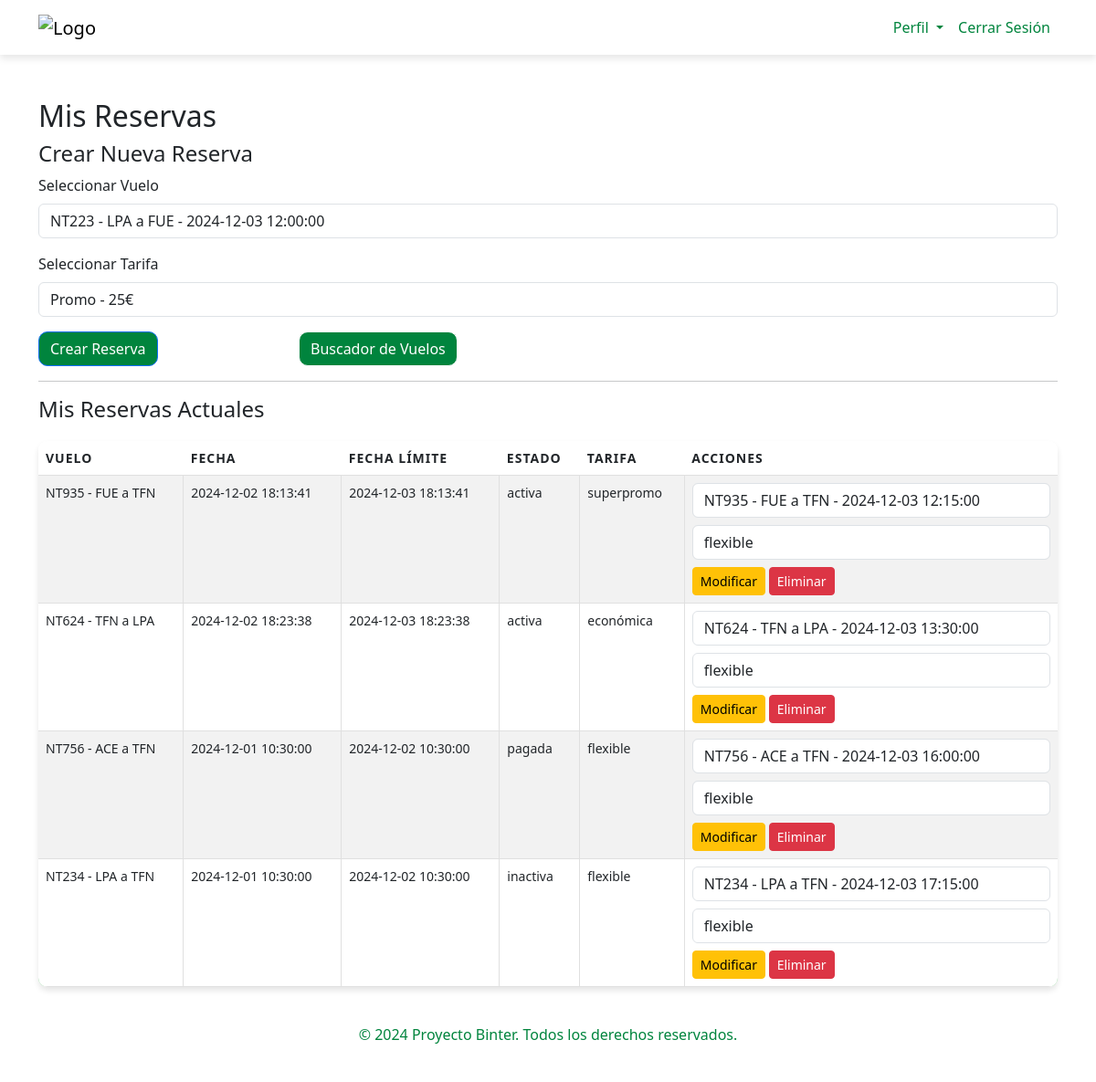
The page /misreservas.php (signed in) on the database its author committed.
### tables this page shows
CREATE TABLE `reservas` (
  `idreserva` int(11) NOT NULL,
  `idusuario` int(11) DEFAULT NULL,
  `idvuelo` int(11) DEFAULT NULL,
  `fecha_reserva` datetime DEFAULT NULL,
  `fecha_limite` datetime DEFAULT NULL,
  `estado` enum('activa','inactiva','pagada') DEFAULT NULL,
  `tipoTarifa` enum('superpromo','promo','económica','flexible','fleximas') NOT NULL
);

CREATE TABLE `vuelos` (
  `IdVuelo` int(11) NOT NULL,
  `NumVuelo` char(5) DEFAULT NULL,
  `origen` enum('TFN','TFS','LPA','FUE','ACE','SPC','GMZ','VDE') DEFAULT NULL,
  `destino` enum('TFN','TFS','LPA','FUE','ACE','SPC','GMZ','VDE') DEFAULT NULL,
  `fechaHora` datetime DEFAULT NULL
);

### libreriareservas.php (called while the page is built, shortened)
<?php
$conexion = conectar();
$idusuario = $_SESSION['idusuario'];
$sql_vuelos = "SELECT * FROM vuelos";
$vuelos = mysqli_query($conexion, $sql_vuelos);
$sql_reservas = "SELECT r.*, v.NumVuelo, v.origen, v.destino, r.fecha_reserva, r.tipoTarifa
                 FROM reservas r
                 JOIN vuelos v ON r.idvuelo = v.IdVuelo
                 WHERE r.idusuario = '$idusuario'";
$reservas = mysqli_query($conexion, $sql_reservas);
?>

### misreservas.php (the view, shortened to what this page needs)
<?php
include 'libreriareservas.php';
?>
<!DOCTYPE html>
<html lang="es">
<head>
    <link href="https://cdn.jsdelivr.net/npm/bootstrap@5.3.0/dist/css/bootstrap.min.css" rel="stylesheet">
</head>
<body>
    <nav class="navbar navbar-expand-lg navbar-success">
        <div class="container">
            <a class="navbar-brand" href="index.php">
                <img src="https://www.bintercanarias.com/assets/icons/Logo.svg" alt="Logo" />
            </a>
            <div class="collapse navbar-collapse" id="navbarNav">
                <ul class="navbar-nav ms-auto">
                    <li class="nav-item dropdown">
                        <a class="nav-link dropdown-toggle" href="perfil.php" id="perfilDropdown" role="button"
                            data-bs-toggle="dropdown" aria-expanded="false">
                            Perfil
                        </a>
                    </li>
                    <li class="nav-item">
                        <a class="nav-link" href="logout.php">Cerrar Sesión</a>
                    </li>
                </ul>
            </div>
        </div>
    </nav>
    <div class="container mt-5">
        <h2>Mis Reservas</h2>
        <h4>Crear Nueva Reserva</h4>
        <form method="POST">
            <div class="mb-3">
                <label for="idvuelo" class="form-label">Seleccionar Vuelo</label>
                <select name="idvuelo" id="idvuelo" class="form-control">
                    <?php while ($vuelo = mysqli_fetch_assoc($vuelos)): ?>
                        <option value="<?php echo $vuelo['IdVuelo']; ?>">
                            <?php echo $vuelo['NumVuelo'] . ' - ' . $vuelo['origen'] . ' a ' . $vuelo['destino'] . ' - ' . $vuelo['fechaHora']; ?>
                        </option>
                    <?php endwhile; ?>
                </select>
            </div>
            <div class="mb-3">
                <label for="tipotarifa" class="form-label">Seleccionar Tarifa</label>
                <select name="tipotarifa" id="tipotarifa" class="form-control">
                    <option value="promo">Promo - 25€</option>
                </select>
            </div>
            <div class="row">
                <div class="col-3">
                    <button type="submit" class="btn btn-primary">Crear Reserva</button>
                </div>
                <div class="col-3">
                    <a href="buscador.php" class="btn btn-light">Buscador de Vuelos</a>
                </div>
            </div>
        </form>
        <hr>
        <h4>Mis Reservas Actuales</h4>
        <?php if (mysqli_num_rows($reservas) > 0): ?>
            <table class="table table-striped">
                <thead>
                    <tr>
                        <th>Vuelo</th>
                        <th>Fecha</th>
                        <th>Fecha Límite</th>
                        <th>Estado</th>
                        <th>Tarifa</th>
                        <th>Acciones</th>
                    </tr>
                </thead>
                <tbody>
                    <?php while ($reserva = mysqli_fetch_assoc($reservas)): ?>
                        <tr>
                            <td><?php echo $reserva['NumVuelo'] . ' - ' . $reserva['origen'] . ' a ' . $reserva['destino']; ?>
                            </td>
                            <td><?php echo $reserva['fecha_reserva']; ?></td>
                            <td><?php echo $reserva['fecha_limite']; ?></td>
                            <td><?php echo $reserva['estado']; ?></td>
                            <td><?php echo $reserva['tipoTarifa']; ?></td>
                            <td>
                                <form method="POST" action="">
                                    <select name="nuevo_idvuelo" class="form-control mb-2">
                                        <?php
                                        $vuelos_disponibles = mysqli_query($conexion, "SELECT * FROM vuelos");
                                        while ($vuelo = mysqli_fetch_assoc($vuelos_disponibles)) {
                                            $selected = ($vuelo['IdVuelo'] == $reserva['idvuelo']) ? 'selected' : '';
                                            echo "<option value='{$vuelo['IdVuelo']}' $selected>{$vuelo['NumVuelo']} - {$vuelo['origen']} a {$vuelo['destino']} - {$vuelo['fechaHora']}</option>";
                                        }
                                        ?>
                                    </select>
                                    <select name="nuevo_idtarifa" class="form-control mb-2">
                                        <?php
                                        $tarifas_disponibles = mysqli_query($conexion, "SELECT tipotarifa FROM reservas");
                                        while ($tarifa = mysqli_fetch_assoc($tarifas_disponibles)) {
                                            $selected = ($tarifa['tipoTarifa'] == $reserva['tipotarifa']) ? 'selected' : '';
                                            echo "<option value='{$tarifa['tarifa']}' $selected>{$tarifa['tipotarifa']}</option>";
                                        }
                                        ?>
                                    </select>
                                    <button type="submit" class="btn btn-warning btn-sm">Modificar</button>
                                    <a href="?eliminar_id=<?php echo $reserva['idreserva']; ?>"
                                        class="btn btn-danger btn-sm">Eliminar</a>
                                </form>
                            </td>
                        </tr>
                    <?php endwhile; ?>
                </tbody>
            </table>
        <?php else: ?>
            <p>No tienes reservas activas.</p>
        <?php endif; ?>
    </div>
    <footer class="bg-white text-center py-4">
        <p id="fot">&copy; 2024 Proyecto Binter. Todos los derechos reservados.</p>
    </footer>
</body>
</html>

### rows shown on the page
reservas: idvuelo.NumVuelo "NT935", idvuelo.origen "FUE", idvuelo.destino "TFN", fecha_reserva "2024-12-02 18:13:41", fecha_limite "2024-12-03 18:13:41", estado "activa", tipoTarifa "superpromo"
reservas: idvuelo.NumVuelo "NT624", idvuelo.origen "TFN", idvuelo.destino "LPA", fecha_reserva "2024-12-02 18:23:38", fecha_limite "2024-12-03 18:23:38", estado "activa", tipoTarifa "económica"
reservas: idvuelo.NumVuelo "NT756", idvuelo.origen "ACE", idvuelo.destino "TFN", fecha_reserva "2024-12-01 10:30:00", fecha_limite "2024-12-02 10:30:00", estado "pagada", tipoTarifa "flexible"
reservas: idvuelo.NumVuelo "NT234", idvuelo.origen "LPA", idvuelo.destino "TFN", fecha_reserva "2024-12-01 10:30:00", fecha_limite "2024-12-02 10:30:00", estado "inactiva", tipoTarifa "flexible"

### other values the page prints
form field idvuelo "NT223 - LPA a FUE - 2024-12-03 12:00:00"
form field nuevo_idvuelo "NT935 - FUE a TFN - 2024-12-03 12:15:00"
form field nuevo_idtarifa "flexible"
form field nuevo_idvuelo "NT624 - TFN a LPA - 2024-12-03 13:30:00"
form field nuevo_idvuelo "NT756 - ACE a TFN - 2024-12-03 16:00:00"
form field nuevo_idvuelo "NT234 - LPA a TFN - 2024-12-03 17:15:00"
